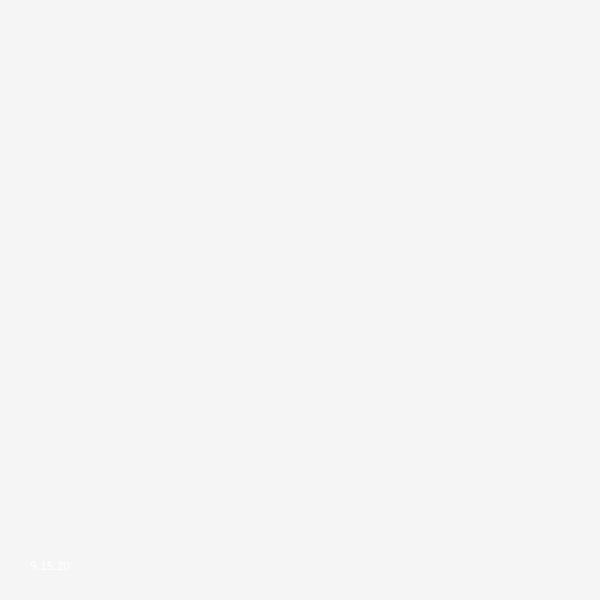
Frame 1 (no input)
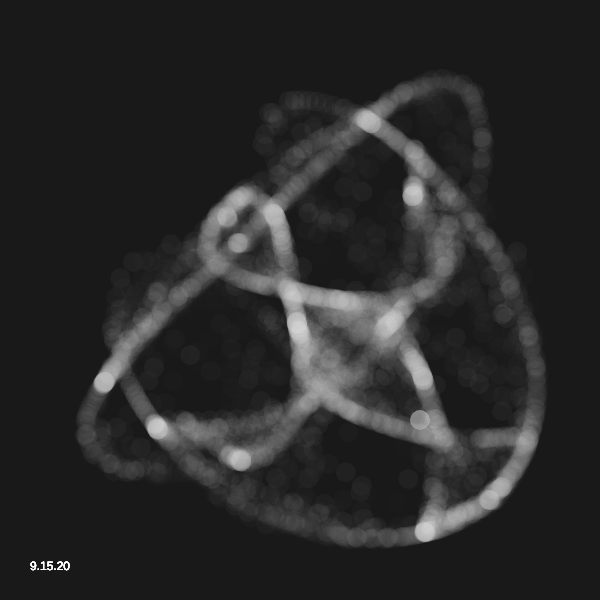
Frame 60 (no input)
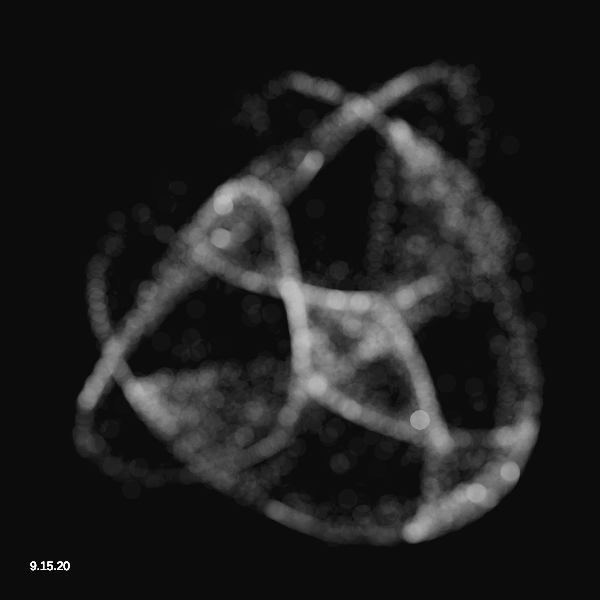
Frame 120 (the mouse pressed at the canvas centre since frame 60)

The p5.js sketch that drew these frames (run headless with seeded random() and noise() and a simulated clock; from frame 60 on, the mouse is pressed at the canvas centre):

// p5.js sketch
// ── sketch.js
let a = 1.2;
let b = 1.924;
let c = 1.2;
let d = 1.832;
let scale;

function setup() {
  createCanvas(600, 600);
  scale = min(width, height)/ 4 * 0.8;
  background(255)
}

function draw() {
  background(0, 10);
  strokeWeight(1);
  a += pow(-1, floor(frameCount/ 200)) * 0.001;
  b += pow(-1, floor(frameCount/ 300)) * 0.001;
  c += pow(-1, floor(frameCount/ 200)) * 0.002;
  d += pow(-1, floor(frameCount/ 400)) * 0.001;
  
  let x = 0;
  let y = 0;
  
  for(let i = 0; i <200; i++){
    let nx = cos(a * y) - sin(b * x);
    let ny = cos(c * x) - sin(d * y);
    //stroke(sin(a)*100, cos(d)*200, cos(b)*20)
    fill(255, 10)
    noStroke();
    ellipse(width/2 + nx * scale, height/2 +ny * scale, 20, 20);
    x = nx;
    y = ny;
  }

  fill(255)
  text("9.15.20", 30, height-30)
}
